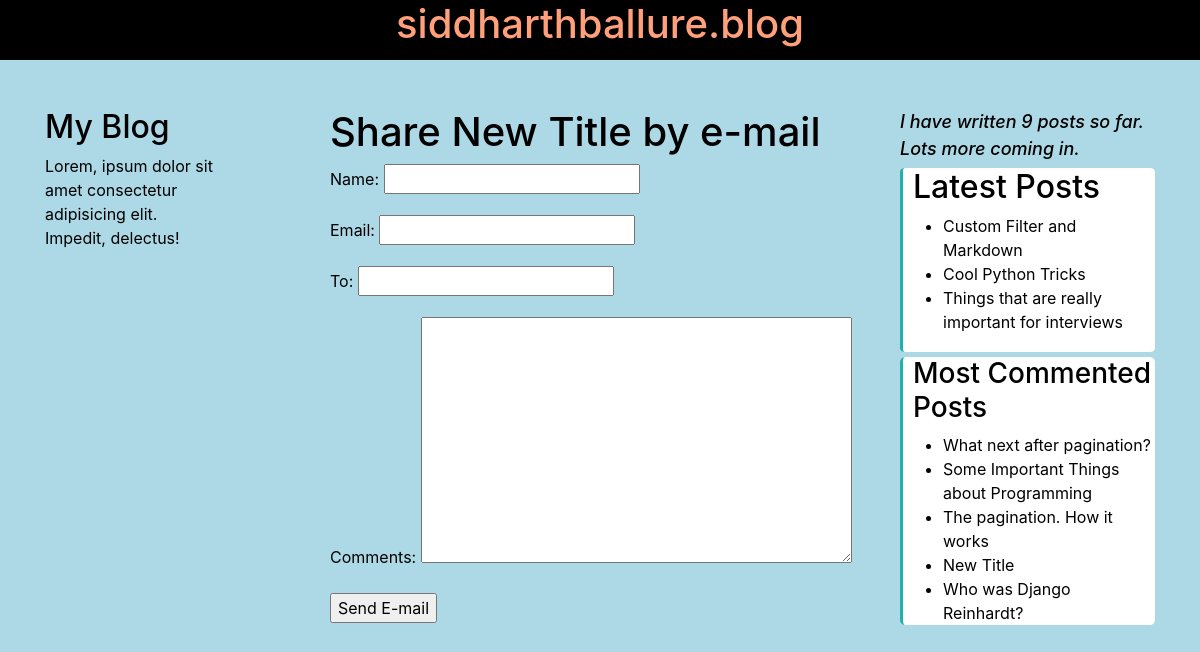
/blog/2/share/, run on the app's committed database.
### blog/models.py (models this page shows, shortened)
class Post(models.Model):
    STATUS_CHOICES = (
        ('draft', 'Draft'),
        ('published', 'Published'),
    )
    title = models.CharField(max_length=250)
    slug = models.SlugField(max_length=250,
                            unique_for_date='publish')
    author = models.ForeignKey(User,
                                on_delete=models.CASCADE,
                                related_name='blog_posts')
    body = models.TextField()
    publish = models.DateTimeField(default=timezone.now)
    created = models.DateTimeField(auto_now_add=True)
    updated = models.DateTimeField(auto_now=True)
    status = models.CharField(max_length=10,
                              choices=STATUS_CHOICES,
                              default='draft')
    objects = models.Manager() #default manager
    published = PublishedManager() #custom manager
    tags = TaggableManager()
    class Meta:
        ordering = ('-publish',)
    def get_absolute_url(self):
        return reverse('blog:post_detail',
                        args=[self.publish.year,
                              self.publish.month,
                              self.publish.day,
                              self.slug])

### blog/views.py (the view)
# urls.py: path('<int:post_id>/share/', views.post_share, name='post_share'),
def post_share(request, post_id):
    post = get_object_or_404(Post, id=post_id, status='published')
    sent = False
    if request.method == 'POST':
        form = EmailPostForm(request.POST)
        if form.is_valid():
            cd = form.cleaned_data
            post_url = request.build_absolute_uri(
                post.get_absolute_url())
            subject = f"{cd['name']} recommends you read" f'{post.title}'
            message = f"Read {post.title} at {post_url}"\
                      f"{cd['name']}\'s comments: {cd['comments']}"
            send_mail(subject, message, 'sidhrth05@gmail.com', [cd['to']])
            sent = True
    else:
        form = EmailPostForm()
    return render(request, 'blog/post/share.html', {'post':post,
                                                    'form':form,
                                                    'sent':sent})

### blog/forms.py
class EmailPostForm(forms.Form):
    name = forms.CharField(max_length=25)
    email = forms.EmailField()
    to = forms.EmailField()
    comments = forms.CharField(required=False,
                               widget=forms.Textarea)

### blog/models.py (called while the page is built)
    def get_queryset(self):
        return super(PublishedManager, self).get_queryset()\
                                            .filter(status='published')

### blog/templatetags/blog_tags.py (called while the page is built)
@register.simple_tag
def total_posts():
    return Post.published.count()

@register.inclusion_tag('blog/post/latest_posts.html')
def show_latest_posts(count=5):
    latest_posts = Post.published.order_by('-publish')[:count]
    return {'latest_posts':latest_posts}

@register.simple_tag
def get_most_commented_posts(count=5):
    return Post.published.annotate(
        total_comments = Count('comments')
    ).order_by('-total_comments')[:count]

### blog/templates/blog/post/share.html (shortened to what this page needs)
{% extends 'blog/base.html' %}
{% block content %}
    {% if sent %}
        <h1>E-mail successfully sent</h1>
        <p>
            '{{ post.title }}' was successfully sent to {{ form.cleaned_data.to }}.
        </p>
    {% else %}
        <h1>Share {{ post.title }} by e-mail</h1>
        <form method="post">
            {{ form.as_p }}
            <input type="submit" value="Send E-mail">
        </form>
    {% endif %}
{% endblock %}

### blog/templates/blog/base.html (shortened to what this page needs)
{% load blog_tags %}
{% load static %}
<!DOCTYPE html>
<html lang="en">
<head>
    <link rel="stylesheet" href="https://stackpath.bootstrapcdn.com/bootstrap/4.5.2/css/bootstrap.min.css"
>
    <link rel="stylesheet" href="{% static 'css/blog.css' %}">
</head>
<body>
        <div id='head' class='mb-5 pb-1 sticky-top'>
            <h1  class='text-center'>siddharthballure.blog</h1>
        </div>
<div class="container" >
    <div class="row">
        <div id="sidebar"  class="col-sm-2 mt-auto">
            <h2>My Blog</h2>
            <p>Lorem, ipsum dolor sit amet consectetur adipisicing elit. Impedit, delectus!</p>
        </div>
        <div id="content"  class="col col-sm-6" >
            {% block content %}
            {% endblock %}
        </div>
        <div class='col col-sm-3' id='right-sidebar'>
            <p>I have written {% total_posts %} posts so far. Lots more coming in.</p>
            <div id='latest_posts'>
                <h2>Latest Posts</h2>
                {% show_latest_posts 3 %}
            </div>
            <div id='most_commented'>
                <h3>Most Commented Posts</h3>
                {% get_most_commented_posts as most_commented_posts %}
                <ul>
                    {% for post in most_commented_posts %}
                        <li>
                            <a href="{{ post.get_absolute_url }}">
                                {{ post.title }}
                            </a>
                        </li>
                    {% endfor %}
                </ul>
            </div>
        </div>
    </div>
</div>
</body>
</html>

### blog/templates/blog/post/latest_posts.html
<ul>
    {% for post in latest_posts %}
        <li>
            <a href="{{ post.get_absolute_url }}">
                {{ post.title }}
            </a>
        </li>
    {% endfor %}
</ul>

### blog/static/css/blog.css (style rules this page uses)
html { scroll-behavior: smooth; }
body { background:lightblue; color: black; }
#head { background: black; color: lightsalmon; }
#sidebar { position: fixed; margin-top: 100px; padding-left: -10px; }
#content { margin-left: auto; }
a { color: black; }
#right-sidebar { margin-bottom: auto; border-radius: 2%; }
#right-sidebar { position: -webkit-sticky; position: sticky; top: -35px; }
#right-sidebar > p { font-style: italic; font-size: large; font-weight: 500; color: black; }
ul>li { list-style-type: disc; }
#latest_posts { background-color: rgb(255, 255, 255); border-radius: 2%; padding-right: 2px; padding-left: 10px; padding-bottom: 2px; margin-bottom: 5px; padding-top: -10px; margin-top: -10px; border-left: 3px solid lightseagreen; }
#latest_posts>ul { padding-left: 30px; }
#most_commented { background-color: rgb(255, 255, 255); border-radius: 2%; padding-left: 10px; border-left: 3px solid lightseagreen; }
#most_commented >ul { padding-left: 30px; }

### data on the page
Post: title "New Title"
Post: title "Custom Filter and Markdown"
Post: title "Cool Python Tricks"
Post: title "Things that are really important for interviews"
Post: title "What next after pagination?"
Post: title "Some Important Things about Programming"
Post: title "The pagination. How it works"
Post: title "Who was Django Reinhardt?"
